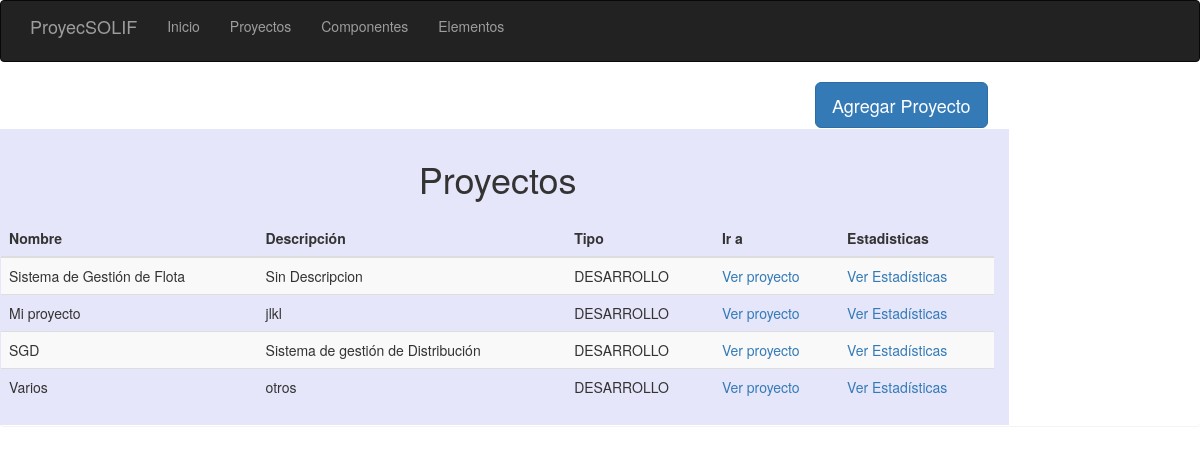
The page /proyectos/ on the database as committed earlier.
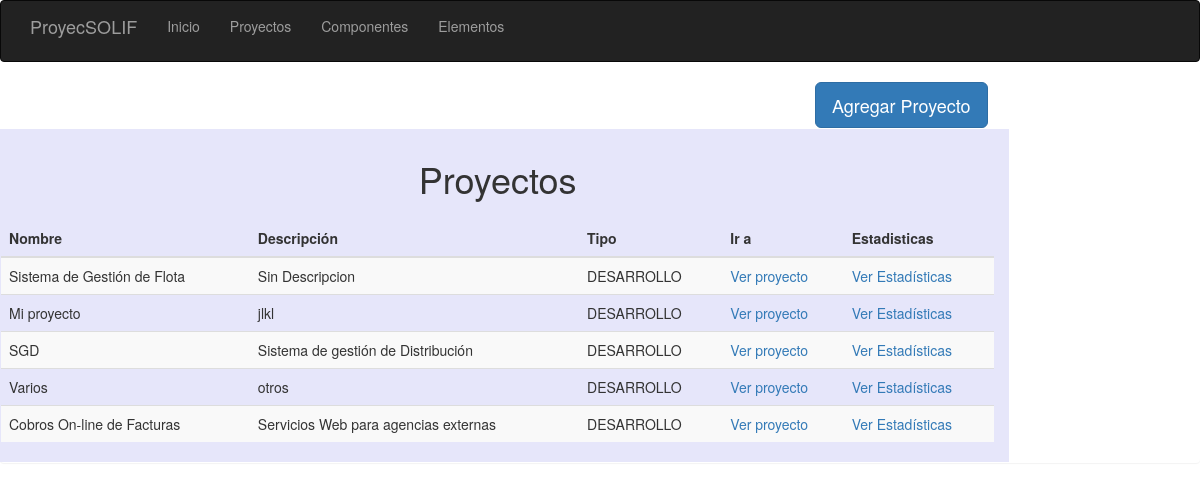
The same page on the database as committed later.
### infraestructura/persistencia/modelo/base_de_datos_proyectos.py (models this page shows)
class ProyectoDTO(Base):
    __tablename__ = "td_proyecto"
    id = Column(String(36), primary_key=True)
    nombre_proyecto = Column(String(100), nullable=False)
    tipo_proyecto = Column(String(50), nullable=False)
    descripcion = Column(String(200), nullable=False)
    fecha_fin = Column(String(10), nullable=False)

### presentacion/app.py (the view)
@app.route("/proyectos/")
def proyecto_lista():
    formulario = ListaProyectoForm()
    formulario.inicializar()
    lista_proyectos = ListaProyectoVM(config.gestor_proyecto)
    for item in lista_proyectos.obtener_proyectos():
        formulario.lista_proyectos.append(item)
    return render_template("proyectos.html", form=formulario)

### aplicacion/gestores/gestor_proyecto.py (called while the page is built)
    def obtener_todos_los_proyectos(self):
        self._abrir_unidad_de_trabajo()
        lista_proyectos = self._repositorio.obtener_todo()
        self._cerrar_unidad_de_trabajo()
        return lista_proyectos

    def _abrir_unidad_de_trabajo(self):
        sesion = sessionmaker(bind=self._repositorio.contexto.recurso)
        self._repositorio.contexto.sesion = sesion()
        return

    def _cerrar_unidad_de_trabajo(self):
        self._repositorio.contexto.sesion.commit()
        return

### dominio/base/entidad.py (called while the page is built)
    @property
    def identificacion(self):
        return self._id

    @identificacion.setter
    def identificacion(self, valor):
        self._id = valor
        return

### dominio/base/texto_no_vacio.py (called while the page is built)
    def __str__(self):
        return self._texto

    def validar(self, texto):
        if texto == "":
            self._valido = False
            self._resultado = "Error: Esta Vacio"
        return self

    def validar(self, texto):
        if texto is None:
            self._valido = False
            self._resultado = "Error: Es Nulo"
        return self

    def validar(self, texto):
        if type(texto) is not str:
            self._valido = False
            self._resultado = "Error: No es texto"
        return self

    def validar(self, texto):
        validacion = ValidadorTextoNoVacio().validar(texto)
        self._valido = self._valido and validacion.valido
        self._resultado = self._resultado + validacion.resultado
        validacion = ValidadorTextoNoNulo().validar(texto)
        self._valido = self._valido and validacion.valido
        self._resultado = self._resultado + validacion.resultado
        validacion = ValidadorTextoEsTipoTexto().validar(texto)
        self._valido = self._valido and validacion.valido
        self._resultado = self._resultado + validacion.resultado
        return self

### dominio/base/validador.py (called while the page is built)
    @property
    def valido(self):
        return self._valido

    @property
    def resultado(self):
        return self._resultado

### dominio/entidades/proyecto.py (called while the page is built)
    @property
    def nombre(self):
        return self._nombre

    @property
    def tipo_proyecto(self):
        return self._tipo_proyecto

    @property
    def descripcion(self):
        return self._descripcion

### dominio/repositorios/base_repositorio.py (called while the page is built)
    @property
    def contexto(self):
        return self._contexto

### infraestructura/persistencia/contexto/contexto.py (called while the page is built)
    @property
    def sesion(self):
        return self._sesion

    @sesion.setter
    def sesion(self, valor):
        self._sesion = valor
        return

### infraestructura/persistencia/contexto/contexto_database.py (called while the page is built)
    @property
    def recurso(self):
        return self._recurso

### presentacion/templates/proyectos.html (shortened to what this page needs)
{% extends "base.html" %}
{% import "bootstrap/wtf.html" as wtf %}
{% block content %}
        <div class="container-fluid">
            <div class="row">
                <div class="col-lg-8">
                </div>
                <div class="col-lg-2">
                    <a href="{{ url_for('proyecto', id='0') }}"
                       class="btn btn-primary btn-lg" role="button">Agregar Proyecto</a>
                </div>
                </div>
            </div>
        <div class="panel panel-defaulf">
            <div class="row">
                <div class = "col-sm-10" style = "background-color:lavender">
                    <div class="panel-heading" style="">
                        <h1><p class="text-center"> Proyectos </h1>
                    </div>
                </div>
            </div>
            <div class="row">
                <div class = "col-sm-10" style = "background-color:lavender">
                    <table class="table table-striped">
                        <thead>
                            <tr>
                                <th>Nombre </th>
                                <th>Descripción</th>
                                <th>Tipo</th>
                                <th>Ir a</th>
                                <th>Estadisticas</th>
                            </tr>
                        </thead>
                        <tbody>
                            {% for item in form.lista_proyectos %}
                            <tr>
                                <td>{{ item.nombre }}</td>
                                <td>{{ item.descripcion}} </td>
                                <td>{{ item.tipo_proyecto}}</td>
                                <td><a href="{{ url_for('proyecto', id=item.identificacion) }}"> Ver proyecto </a></td>
                                <td><a href=""> Ver Estadísticas </a></td>
                            </tr>
                            {% endfor %}
                        </tbody>
                    </table>
                </div>
            </div>
        </div>
{% endblock %}

### presentacion/templates/base.html (shortened to what this page needs)
{% extends 'bootstrap/base.html' %}
{% block head %}
{{ super() }}
{% endblock %}
{% block navbar %}
<div class="navbar navbar-inverse" role="navigation">
    <div class="container">
        <div class="navbar-header">
            <a class="navbar-brand" href="/">ProyecSOLIF</a>
        </div>
        <ul class="navbar-collapse collapse">
            <ul class="nav navbar-nav">
                <li><a href="/">Inicio</a></li>
            </ul>
            <ul class="nav navbar-nav">
                <li><a href="/proyectos/">Proyectos</a></li>
            </ul>
            <ul class="nav navbar-nav">
                <li><a href="/componentes/">Componentes</a></li>
            </ul>
            <ul class="nav navbar-nav">
                <li><a href="/elementos/">Elementos</a></li>
            </ul>
        </ul>
    </div>
</div>
{% endblock %}

Rows that differ between the two databases and show on the page:
added ProyectoDTO: nombre "Cobros On-line de Facturas", descripcion "Servicios Web para agencias externas", tipo_proyecto "DESARROLLO"
